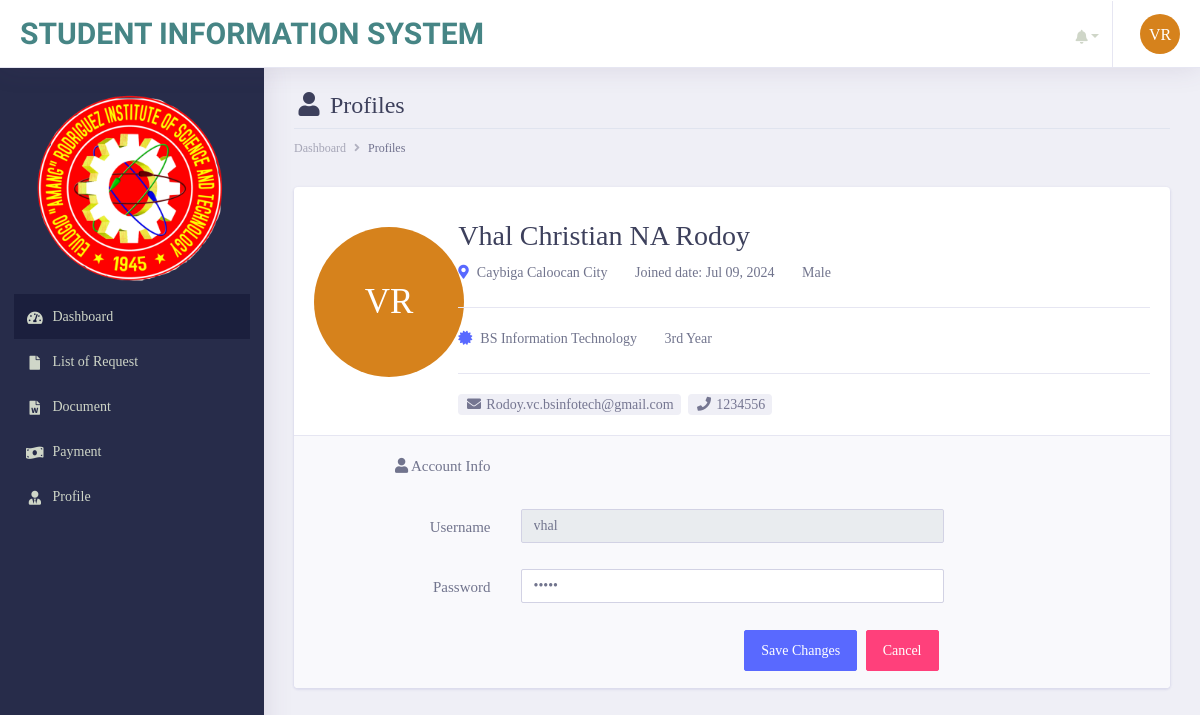
/student/profile.php (signed in), run on the app's committed database.
### tables this page shows
CREATE TABLE `tbl_student` (
  `student_id` int(11) NOT NULL,
  `studentID_no` text NOT NULL,
  `first_name` varchar(255) NOT NULL,
  `middle_name` varchar(255) NOT NULL,
  `last_name` varchar(255) NOT NULL,
  `course` varchar(255) NOT NULL,
  `year_level` varchar(255) NOT NULL,
  `date_ofbirth` varchar(255) NOT NULL,
  `gender` varchar(255) NOT NULL,
  `complete_address` varchar(255) NOT NULL,
  `email_address` varchar(255) NOT NULL,
  `mobile_number` varchar(255) NOT NULL,
  `username` varchar(255) NOT NULL,
  `password` varchar(255) NOT NULL,
  `account_status` text NOT NULL,
  `date_created` date NOT NULL DEFAULT current_timestamp()
);

### init/model/class_model.php (called while the page is built, shortened)
<?php
	class class_model{
		public $host = db_host;
		public $user = db_user;
		public $pass = db_pass;
		public $dbname = db_name;
		public $conn;
		private function connect(){
			$this->conn = new mysqli($this->host, $this->user, $this->pass, $this->dbname);
		}
		public function student_account($student_id){
			$stmt = $this->conn->prepare("SELECT * FROM `tbl_student` WHERE `student_id` = ?") or die($this->conn->error);
		    $stmt->bind_param("i", $student_id);
			if($stmt->execute()){
				$result = $stmt->get_result();
				$fetch = $result->fetch_array();
				return array(
					'first_name'=> $fetch['first_name'],
					'last_name'=>$fetch['last_name']
				);
			}
		}
		public function student_profile($student_id){
			$stmt = $this->conn->prepare("SELECT * FROM `tbl_student` WHERE `student_id` = ?") or die($this->conn->error);
		    $stmt->bind_param("i", $student_id);
			if($stmt->execute()){
				$result = $stmt->get_result();
				$fetch = $result->fetch_array();
				return array(
					'student_id'=>$fetch['student_id'],
					'studentID_no'=>$fetch['studentID_no'],
					'first_name'=> $fetch['first_name'],
					'middle_name'=>$fetch['middle_name'],
					'last_name'=>$fetch['last_name'],
					'course'=>$fetch['course'],
					'gender'=>$fetch['gender'],
					'year_level'=>$fetch['year_level'],
					'email_address'=>$fetch['email_address'],
					'complete_address'=>$fetch['complete_address'],
					'mobile_number'=>$fetch['mobile_number'],
					'username'=>$fetch['username'],
					'password'=>$fetch['password'],
					'date_created'=>$fetch['date_created']
				);
			}
		}
	}
?>

### student/profile.php (the view, shortened to what this page needs)
        <?php include('main_header/header.php');?>
       <?php include('left_sidebar/sidebar.php');?>
        <div class="dashboard-wrapper">
            <div class="container-fluid  dashboard-content">
                <div class="row">
                    <div class="col-xl-12 col-lg-12 col-md-12 col-sm-12 col-12">
                        <div class="page-header">
                             <h2 class="pageheader-title"><i class="fa fa-fw fa-user"></i> Profiles </h2>
                            <div class="page-breadcrumb">
                                <nav aria-label="breadcrumb">
                                    <ol class="breadcrumb">
                                        <li class="breadcrumb-item"><a href="#" class="breadcrumb-link">Dashboard</a></li>
                                        <li class="breadcrumb-item active" aria-current="page">Profiles</li>
                                    </ol>
                                </nav>
                            </div>
                        </div>
                    </div>
                </div>
                    <?php
                        $student_id = $_SESSION['student_id'];
                        $conn = new class_model();
                        $user = $conn->student_profile($student_id);
                    ?>
                    <div class="row">
                        <div class="col-xl-12 col-lg-12 col-md-12 col-sm-12 col-12">
                                    <div class="card influencer-profile-data">
                                        <div class="card-body">
                                            <div class="row">
                                                <div class="col-xl-2 col-lg-4 col-md-4 col-sm-4 col-12">
                                                    <div class="text-center">
                                                        <div id="profileImage_2"></div>
                                                        </div>
                                                    </div>
                                                    <div class="col-xl-10 col-lg-8 col-md-8 col-sm-8 col-12">
                                                        <div class="user-avatar-info">
                                                            <div class="m-b-20">
                                                                <div class="user-avatar-name">
                                                                    <h2 class="mb-1"><span id="firstName"><?= ucfirst($user['first_name']).' </span>'.ucfirst($user['middle_name']).'<span id="lastName"> '.ucfirst($user['last_name']); ?></span></h2>
                                                                </div><br>
                                                            </div>
                                                            <div class="user-avatar-address">
                                                                <p class="border-bottom pb-3">
                                                                    <span class="d-xl-inline-block d-block mb-2"><i class="fa fa-map-marker-alt mr-2 text-primary "></i><?= ucfirst($user['complete_address']); ?></span>
                                                                    <span class="mb-2 ml-xl-4 d-xl-inline-block d-block">Joined date: <?= date("M d, Y",strtotime($user['date_created'])); ?> </span>
                                                                    <span class=" mb-2 d-xl-inline-block d-block ml-xl-4"><?= ucfirst($user['gender']); ?>
                                                                            </span>
                                                                </p>
                                                                <p class="border-bottom pb-3">
                                                                    <span class="d-xl-inline-block d-block mb-2"><i class="fa fa-certificate mr-2 text-primary "></i><?= ucfirst($user['course']); ?></span>
                                                                    <span class="mb-2 ml-xl-4 d-xl-inline-block d-block"><?= ucfirst($user['year_level']); ?> </span>
                                                                </p>
                                                                <div class="mt-3">
                                                                    <a href="#" class="badge badge-light mr-1"><i class="fa fa-fw fa-envelope"></i> <?= ucfirst($user['email_address']); ?></a> <a href="#" class="badge badge-light mr-1"><i class="fa fa-fw fa-phone"></i> <?= ucfirst($user['mobile_number']); ?></a>
                                                                </div>
                                                            </div>
                                                        </div>
                                                    </div>
                                                </div>
                                            </div>
                                            <div class="border-top user-social-box">
                                                <form id="validationform" data-parsley-validate="" novalidate="" method="POST">
                                                    <div class="form-group row">
                                                        <label class="col-12 col-sm-3 col-form-label text-sm-right"><i class="fa fa-user"></i> Account Info</label>
                                                    </div>
                                                    <div class="form-group row">
                                                        <label class="col-12 col-sm-3 col-form-label text-sm-right">Username</label>
                                                        <div class="col-12 col-sm-8 col-lg-6">
                                                            <input data-parsley-type="alphanum" type="text" name="username" value="<?= $user['username']; ?>" required="" placeholder="" class="form-control" readonly>
                                                        </div>
                                                    </div>
                                                    <div class="form-group row">
                                                        <label class="col-12 col-sm-3 col-form-label text-sm-right">Password</label>
                                                        <div class="col-12 col-sm-8 col-lg-6">
                                                            <input data-parsley-type="alphanum" type="password" name="password" value="<?= $user['password']; ?>" required="" placeholder="" class="form-control">
                                                        </div>
                                                    </div>
                                                    <div class="form-group row text-right">
                                                        <div class="col col-sm-10 col-lg-9 offset-sm-1 offset-lg-0">
                                                            <button type="button" class="btn btn-space btn-primary" id="btn-change">Save Changes</button>
                                                            <button class="btn btn-space btn-secondary">Cancel</button>
                                                        </div>
                                                    </div>
                                                </form>
                                            </div>
                                        </div>
                                    </div>
                            </div>
                        </div>
                    </div>
            </div>
</body>
</html>

### student/main_header/header.php (style rules this page uses)
* { box-sizing: border-box; }
#profileImage_2 { width: 150px; height: 150px; border-radius: 50%; background:#d6821c; font-size: 35px; color: #fff; text-align: center; line-height: 150px; margin: 20px 0; }

### data on the page
tbl_student: first_name "Vhal Christian", middle_name "NA", last_name "Rodoy", complete_address "Caybiga Caloocan City", date_created "Jul 09, 2024", gender "Male", course "BS Information Technology", year_level "3rd Year", email_address "Rodoy.vc.bsinfotech@gmail.com", mobile_number "1234556", username "vhal"
